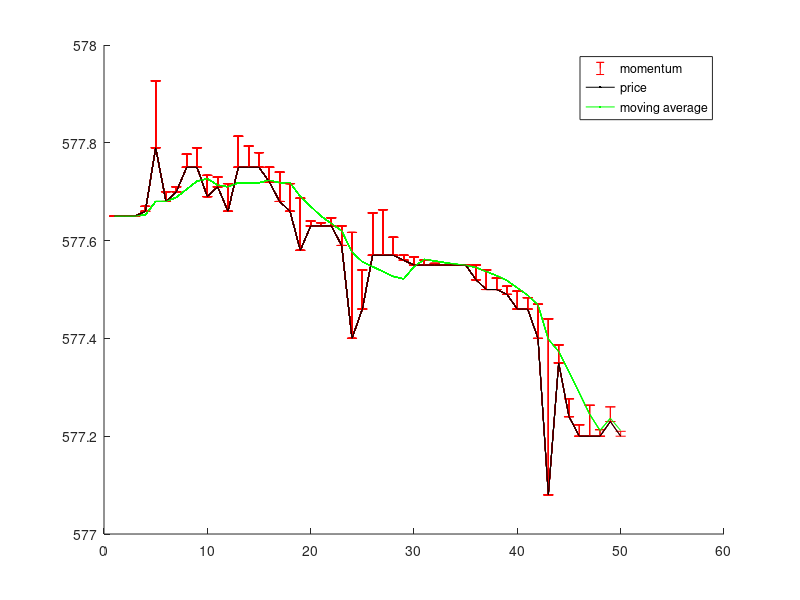

Source code (MATLAB):

%%%% build running time series, stock ticker

xx = [ 45 44 46 47 48 47 48 47 46 49 49 49 50 52 54 50 51 52 53 54 55 54 53 52 51 50 49 48 47 46 44 43 46 47 48 48 48 49 48 49 49 50 50 50 50 49 48 49 50 50 50 50 51 52 52 51 52 51 51 50 50 50];

load('google_stock_prices.mat');     % load google price example
xx = a;

avg = zeros(size(xx));
momtm = zeros(1,size(xx,2));  momtm(1) = 0;   % initial momemtum is zero
bars = zeros(size(momtm));    bars(1) = 0;
lower = zeros(size(momtm));     upper = zeros(size(momtm));     % lower, upper bounds for error bars

%figure; hold on; set(gcf, 'Position', [50, 50, 1800, 950]);   % figure size
figure; hold on; set(gcf, 'Position', [50, 50, 1200, 670]);    % laptop figure

for i=1:size(xx,2)
    % display(xx(i))
    pause(0.2)
    
    % momentum           --- plot a bar at current point. a bar graph originating at current stock price.     p. ||
    %                                                                                                            ||
    if i==1
    else
        momtm(i) = mean(xx(max(i-3,1):i-1));   % take mean of last 3 prices
        bars(i) = xx(i)-momtm(i);            % momentum price - current price, calculate bar height
        lower(i) = min(bars(i),0);      upper(i) = max(bars(i),0);    % for positive and negative momentum case
    end
                                                     
    errorbar(1:size(xx(1:i),2),xx(1:i), lower(1:i), upper(1:i), 'r');    %errorbar(x,y,L,U); Lower, Upper bound for error bars
       
    
    % plot prices
    plot(1:i,xx(1:i),'k');
    
    % moving average
    avg(i) = mean(xx(max(i-5,1):i));
    plot(1:i, avg(1:i),'g');
   
end

hold off;  
legend('momentum', 'price', 'moving average');        % display legend


%%% --- use 'error bars' for momentum direction
% xx=[2 2 3 4 4 5];
% 
% bars=[0 0 1 1 1 -2];
% 
% for i = 1:size(xx,2)
%     lower(i) = min(bars(i),0);      upper(i) = max(bars(i),0);
% end
% 
%                                                %errorbar(x,y,L,U); Lower, Upper bound for error bars
% figure; errorbar(1:size(xx,2),xx, lower(1:size(xx,2)), upper(1:size(xx,2)), 'r');

